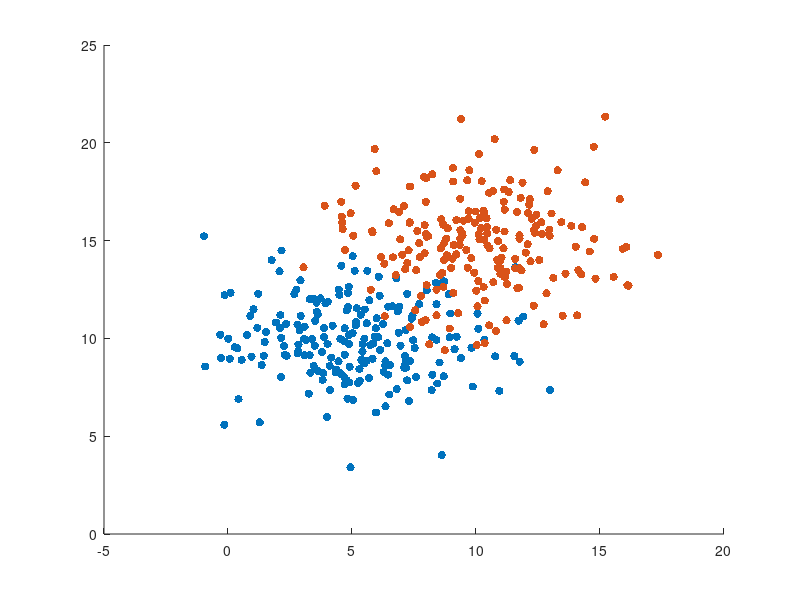

The MATLAB source for this figure: (Note: this script raises an error after producing the figure.)
clear all; close all;
clc;
rng default;
%% Generating Clusters

% Class A
mu_A = [5 10];
cov_A = [8 0; 0 4];
A = mvnrnd(mu_A, cov_A, 200);

% Class B
mu_B = [10 15];
cov_B = [8 0; 0 4];
B = mvnrnd(mu_B, cov_B, 200);

figure;
scatter(A(:,1), A(:,2), 'filled')
hold on;
scatter(B(:,1), B(:,2), 'filled')
hold on;
error_ellipse(cov_A, 'mu', mu_A, 'style', '-r')
hold on;
error_ellipse(cov_B, 'mu', mu_B, 'style', '-b')
hold on;
title('Plot for Class A and Class B')
legend('Class A','Class B')

%%
% Class C
mu_C = [5 10];
cov_C = [8 4; 4 40];
C = mvnrnd(mu_C, cov_C, 100);

% Class D
mu_D = [15 10];
cov_D = [8 0; 0 8];
D = mvnrnd(mu_D, cov_D, 200);

% Class E
mu_E = [10 5];
cov_E = [10 -5; -5 20];
E = mvnrnd(mu_E, cov_E, 150);

figure;
scatter(C(:,1), C(:,2), 'filled')
hold on;
scatter(D(:,1), D(:,2), 'filled')
hold on;
scatter(E(:,1), E(:,2), 'filled')
hold on;
error_ellipse(cov_C, 'mu', mu_C, 'style', '-r')
hold on;
error_ellipse(cov_D, 'mu', mu_D, 'style', '-b')
hold on;
error_ellipse(cov_E, 'mu', mu_E, 'style', '-g')
hold on;
title('Plot for Class C, Class D, Class E')
legend('Class C','Class D', 'Class E')



